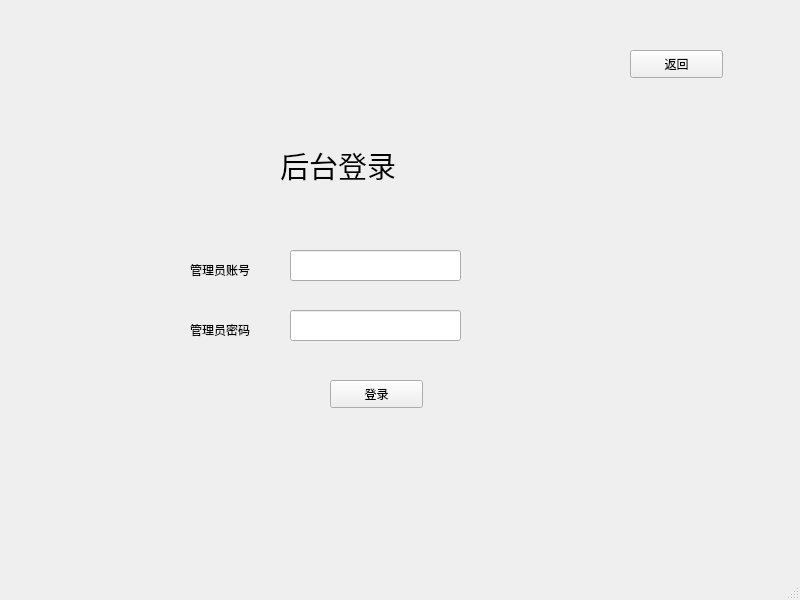
<?xml version="1.0" encoding="UTF-8"?>
<ui version="4.0">
 <class>AdminLogin</class>
 <widget class="QMainWindow" name="AdminLogin">
  <property name="geometry">
   <rect>
    <x>0</x>
    <y>0</y>
    <width>800</width>
    <height>600</height>
   </rect>
  </property>
  <property name="windowTitle">
   <string>MainWindow</string>
  </property>
  <widget class="QWidget" name="centralwidget">
   <widget class="QLabel" name="userLabel">
    <property name="geometry">
     <rect>
      <x>190</x>
      <y>260</y>
      <width>81</width>
      <height>19</height>
     </rect>
    </property>
    <property name="text">
     <string>管理员账号</string>
    </property>
   </widget>
   <widget class="QPushButton" name="loginButton">
    <property name="geometry">
     <rect>
      <x>330</x>
      <y>380</y>
      <width>93</width>
      <height>28</height>
     </rect>
    </property>
    <property name="text">
     <string>登录</string>
    </property>
   </widget>
   <widget class="QLineEdit" name="pwdEdit">
    <property name="geometry">
     <rect>
      <x>290</x>
      <y>310</y>
      <width>171</width>
      <height>31</height>
     </rect>
    </property>
    <property name="echoMode">
     <enum>QLineEdit::Password</enum>
    </property>
   </widget>
   <widget class="QLabel" name="titleLabel">
    <property name="geometry">
     <rect>
      <x>280</x>
      <y>120</y>
      <width>281</width>
      <height>91</height>
     </rect>
    </property>
    <property name="font">
     <font>
      <pointsize>22</pointsize>
     </font>
    </property>
    <property name="text">
     <string>后台登录</string>
    </property>
    <property name="textFormat">
     <enum>Qt::AutoText</enum>
    </property>
    <property name="scaledContents">
     <bool>false</bool>
    </property>
   </widget>
   <widget class="QLineEdit" name="userEdit">
    <property name="geometry">
     <rect>
      <x>290</x>
      <y>250</y>
      <width>171</width>
      <height>31</height>
     </rect>
    </property>
   </widget>
   <widget class="QLabel" name="pwdLabel">
    <property name="geometry">
     <rect>
      <x>190</x>
      <y>320</y>
      <width>81</width>
      <height>19</height>
     </rect>
    </property>
    <property name="text">
     <string>管理员密码</string>
    </property>
   </widget>
   <widget class="QPushButton" name="backButton">
    <property name="geometry">
     <rect>
      <x>630</x>
      <y>50</y>
      <width>93</width>
      <height>28</height>
     </rect>
    </property>
    <property name="text">
     <string>返回</string>
    </property>
   </widget>
  </widget>
  <widget class="QMenuBar" name="menubar">
   <property name="geometry">
    <rect>
     <x>0</x>
     <y>0</y>
     <width>800</width>
     <height>25</height>
    </rect>
   </property>
  </widget>
  <widget class="QStatusBar" name="statusbar"/>
 </widget>
 <resources/>
 <connections/>
</ui>
